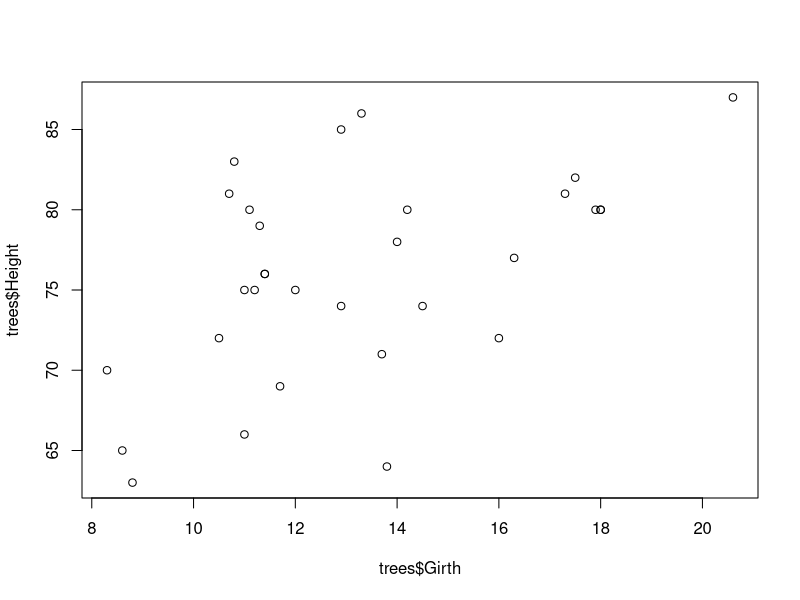

This figure's R source:
## ---- chunk 1
3+2
## ---- chunk 2
x <- 3
y <- 2
x+y
x-y
## ---- chunk 3
trees 
## ---- chunk 4
?trees
## ---- chunk 5
plot(trees$Girth, trees$Height)
